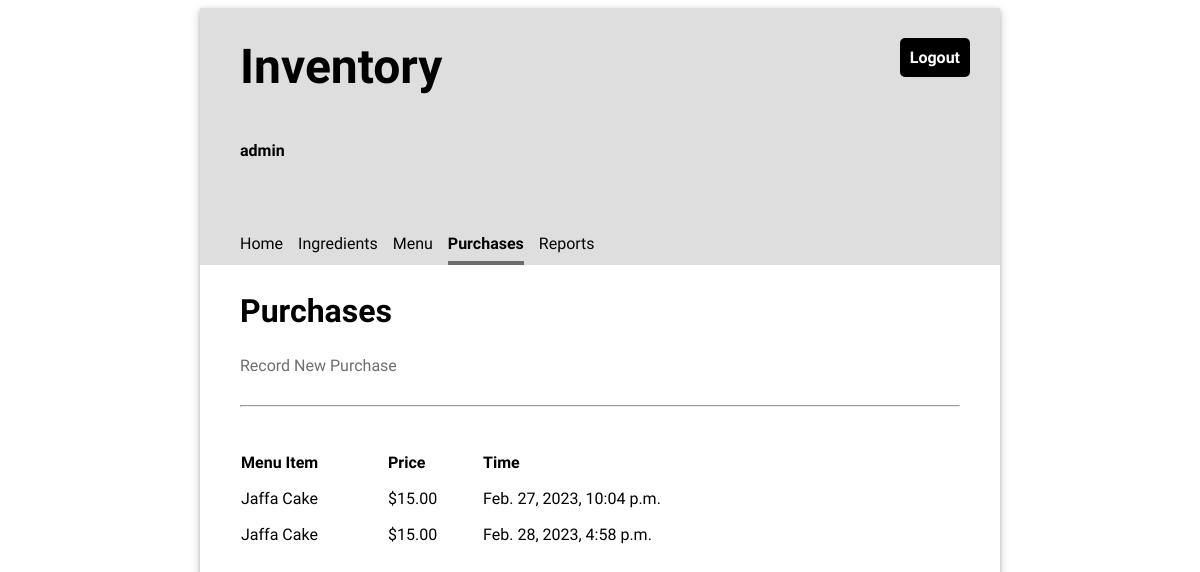
Before: /purchases/ (signed in) with the older database file.
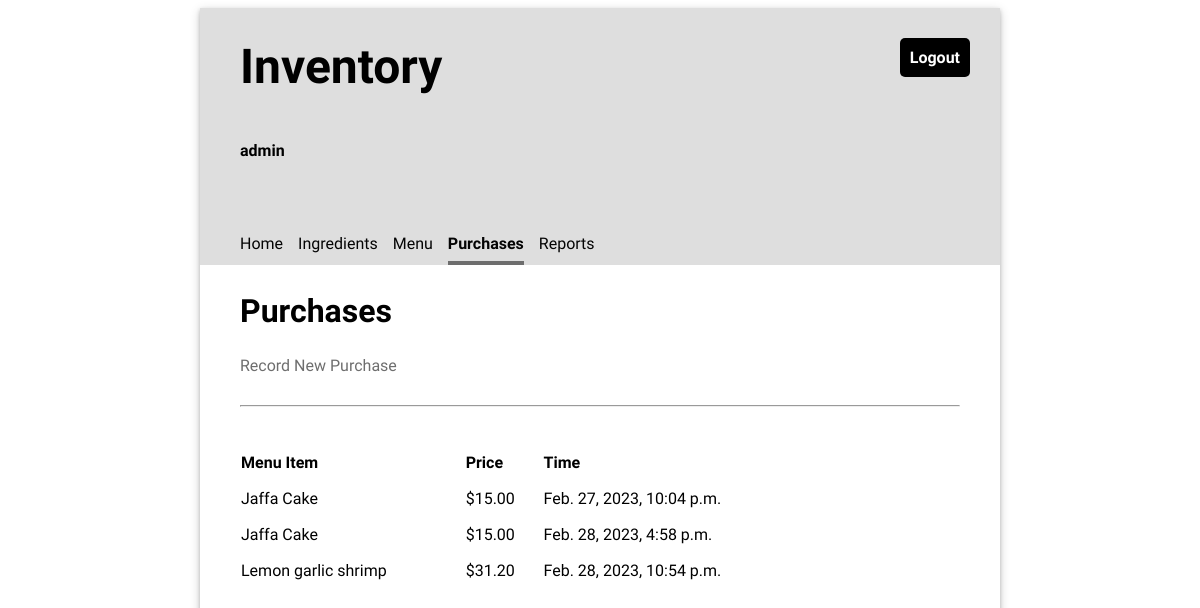
After: the same page with the newer database file.
### inventory/models.py (models this page shows, shortened)
class Purchase(models.Model):
    menu_item = models.ForeignKey(MenuItem, on_delete= models.CASCADE)
    timestamp = models.DateTimeField(auto_now_add=True)

class MenuItem(models.Model):
    title= models.CharField(max_length=100, unique=True)
    price= models.FloatField(default=0)

### inventory/views.py (the view)
# urls.py: path('purchases/', views.PurchasesView.as_view(), name="purchases"),
class PurchasesView(LoginRequiredMixin, ListView):
    template_name = "inventory/purchase_list.html"
    model = Purchase

### inventory/templates/inventory/purchase_list.html (shortened to what this page needs)
{% extends 'base.html' %}
{% load static %}
{% block content %}
    <h2>Purchases</h2>
    <a href="{% url 'add_purchase' %}">Record New Purchase</a>
    <hr/>
    <table class="inventory-table">
        <thead>
            <tr>
                <th>Menu Item</th>
                <th>Price</th>
                <th>Time</th>
            </tr>
        </thead>
        <tbody>
        {% for purchase in object_list %}
            <tr>
                <td>{{ purchase.menu_item.title }}</td>
                <td class="price">${{ purchase.menu_item.price|stringformat:".2f" }}</td>
                <td>{{ purchase.timestamp }}</td>
            </tr>
        {% endfor %}
        </tbody>
    </table>
{% endblock %}

Changed rows visible on the page:
added Purchase: menu_item "Lemon garlic shrimp", menu_item.price "31.20", timestamp "Feb. 28, 2023, 10:54 p.m."
